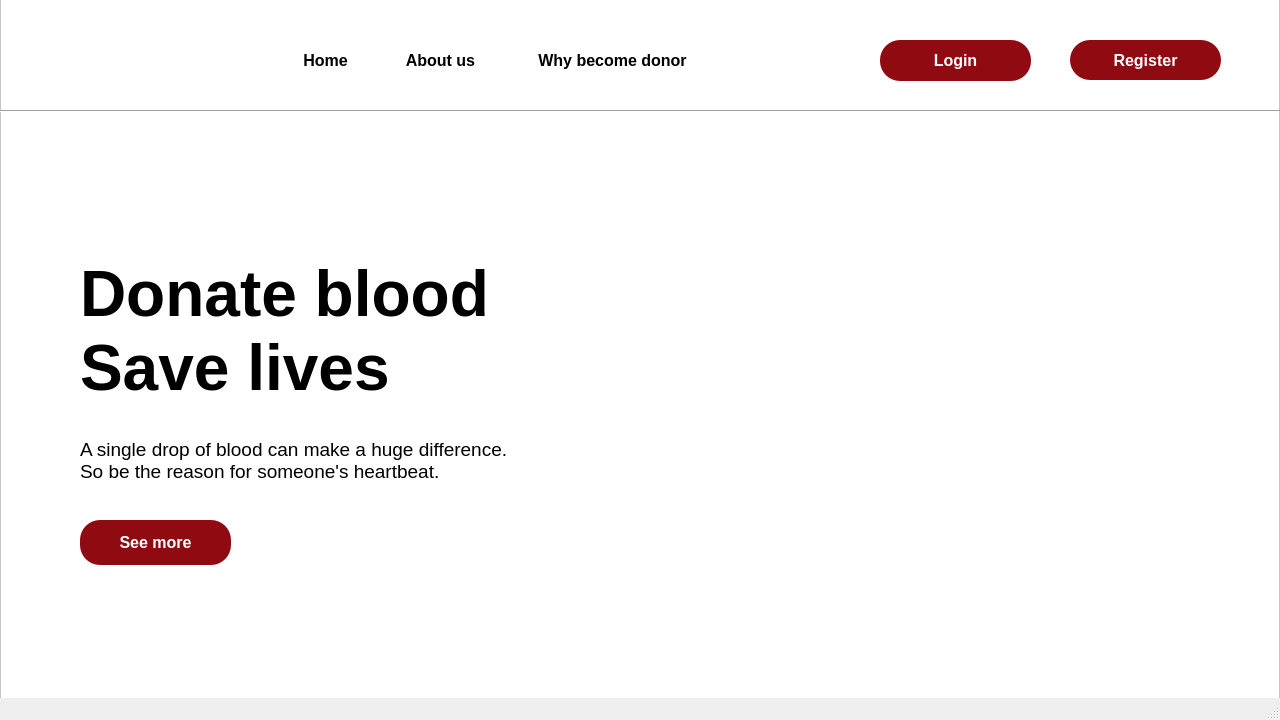
<?xml version="1.0" encoding="UTF-8"?>
<ui version="4.0">
 <class>MainWindow</class>
 <widget class="QMainWindow" name="MainWindow">
  <property name="geometry">
   <rect>
    <x>0</x>
    <y>0</y>
    <width>1280</width>
    <height>720</height>
   </rect>
  </property>
  <property name="minimumSize">
   <size>
    <width>1280</width>
    <height>720</height>
   </size>
  </property>
  <property name="font">
   <font>
    <pointsize>16</pointsize>
   </font>
  </property>
  <property name="windowTitle">
   <string>MainWindow</string>
  </property>
  <property name="styleSheet">
   <string notr="true">#
{
background-color:rgb(255, 255, 255);
}</string>
  </property>
  <widget class="QWidget" name="centralwidget">
   <widget class="QFrame" name="frame">
    <property name="geometry">
     <rect>
      <x>0</x>
      <y>-20</y>
      <width>1280</width>
      <height>720</height>
     </rect>
    </property>
    <property name="styleSheet">
     <string notr="true">#frame
{
background-color:rgb(255, 255, 255)
}</string>
    </property>
    <property name="frameShape">
     <enum>QFrame::StyledPanel</enum>
    </property>
    <property name="frameShadow">
     <enum>QFrame::Raised</enum>
    </property>
    <widget class="QPushButton" name="signin_3">
     <property name="geometry">
      <rect>
       <x>1070</x>
       <y>60</y>
       <width>151</width>
       <height>40</height>
      </rect>
     </property>
     <property name="font">
      <font>
       <pointsize>12</pointsize>
       <bold>true</bold>
      </font>
     </property>
     <property name="cursor">
      <cursorShape>PointingHandCursor</cursorShape>
     </property>
     <property name="styleSheet">
      <string notr="true">
*
{
 background-color:rgb(144,10,18);
border-radius:20px;
color:white;
}
#signin_3:hover
{
background-color:white;
	color: rgb(144, 10, 18);
}
</string>
     </property>
     <property name="text">
      <string>Register</string>
     </property>
    </widget>
    <widget class="QPushButton" name="login">
     <property name="geometry">
      <rect>
       <x>880</x>
       <y>60</y>
       <width>151</width>
       <height>41</height>
      </rect>
     </property>
     <property name="font">
      <font>
       <pointsize>12</pointsize>
       <bold>true</bold>
      </font>
     </property>
     <property name="cursor">
      <cursorShape>PointingHandCursor</cursorShape>
     </property>
     <property name="styleSheet">
      <string notr="true">#login
{
 background-color:rgb(144,10,18);
border-radius:20px;
color:white;
}
#login:hover
{
background-color:white;
	color: rgb(144, 10, 18);
}
</string>
     </property>
     <property name="text">
      <string>Login</string>
     </property>
    </widget>
    <widget class="QLabel" name="label_4">
     <property name="geometry">
      <rect>
       <x>80</x>
       <y>225</y>
       <width>791</width>
       <height>251</height>
      </rect>
     </property>
     <property name="font">
      <font>
       <pointsize>48</pointsize>
       <bold>true</bold>
      </font>
     </property>
     <property name="text">
      <string>Donate blood
Save lives</string>
     </property>
    </widget>
    <widget class="QLabel" name="label">
     <property name="geometry">
      <rect>
       <x>580</x>
       <y>150</y>
       <width>665</width>
       <height>495</height>
      </rect>
     </property>
     <property name="styleSheet">
      <string notr="true">background-image: url(:/img/Images/blood_main.png);</string>
     </property>
     <property name="text">
      <string/>
     </property>
    </widget>
    <widget class="Line" name="line">
     <property name="geometry">
      <rect>
       <x>0</x>
       <y>130</y>
       <width>1280</width>
       <height>3</height>
      </rect>
     </property>
     <property name="orientation">
      <enum>Qt::Horizontal</enum>
     </property>
    </widget>
    <widget class="QLabel" name="label_2">
     <property name="geometry">
      <rect>
       <x>80</x>
       <y>430</y>
       <width>581</width>
       <height>101</height>
      </rect>
     </property>
     <property name="font">
      <font>
       <pointsize>14</pointsize>
      </font>
     </property>
     <property name="text">
      <string>A single drop of blood can make a huge difference.
So be the reason for someone's heartbeat.</string>
     </property>
    </widget>
    <widget class="QPushButton" name="see_more">
     <property name="geometry">
      <rect>
       <x>80</x>
       <y>540</y>
       <width>151</width>
       <height>45</height>
      </rect>
     </property>
     <property name="font">
      <font>
       <pointsize>12</pointsize>
       <bold>true</bold>
      </font>
     </property>
     <property name="cursor">
      <cursorShape>PointingHandCursor</cursorShape>
     </property>
     <property name="styleSheet">
      <string notr="true">
#see_more
{
 background-color:rgb(144,10,18);
border-radius:20px;
color:white;
}
#see_more:hover
{
background-color:white;
	color: rgb(144, 10, 18);
}
</string>
     </property>
     <property name="text">
      <string>See more</string>
     </property>
    </widget>
    <widget class="QPushButton" name="home">
     <property name="geometry">
      <rect>
       <x>290</x>
       <y>60</y>
       <width>71</width>
       <height>41</height>
      </rect>
     </property>
     <property name="font">
      <font>
       <pointsize>12</pointsize>
       <bold>true</bold>
      </font>
     </property>
     <property name="cursor">
      <cursorShape>PointingHandCursor</cursorShape>
     </property>
     <property name="styleSheet">
      <string notr="true">#home
{
border-radius:0.5px;
background-color: rgb(255, 255, 255);
}

#home::hover
{
   border-bottom:3px solid rgb(144, 10, 18);
	color: rgb(144, 10, 18);
}</string>
     </property>
     <property name="text">
      <string>Home</string>
     </property>
    </widget>
    <widget class="QPushButton" name="about">
     <property name="geometry">
      <rect>
       <x>390</x>
       <y>60</y>
       <width>101</width>
       <height>41</height>
      </rect>
     </property>
     <property name="font">
      <font>
       <pointsize>12</pointsize>
       <bold>true</bold>
      </font>
     </property>
     <property name="cursor">
      <cursorShape>PointingHandCursor</cursorShape>
     </property>
     <property name="styleSheet">
      <string notr="true">#about

{
 background-color:#rgb(255, 255, 255);
border-radius:0.5px;
}
#about::hover
{
   border-bottom:3px solid rgb(144, 10, 18);
	color: rgb(144, 10, 18);

}</string>
     </property>
     <property name="text">
      <string>About us</string>
     </property>
    </widget>
    <widget class="QPushButton" name="why">
     <property name="geometry">
      <rect>
       <x>512</x>
       <y>60</y>
       <width>201</width>
       <height>41</height>
      </rect>
     </property>
     <property name="font">
      <font>
       <pointsize>12</pointsize>
       <bold>true</bold>
      </font>
     </property>
     <property name="cursor">
      <cursorShape>PointingHandCursor</cursorShape>
     </property>
     <property name="styleSheet">
      <string notr="true">#why
{
 background-color:#rgb(255, 255, 255);
border-radius:0.5px;
}
#why::hover
{
   border-bottom:3px solid rgb(144, 10, 18);
	color: rgb(144, 10, 18);
}</string>
     </property>
     <property name="text">
      <string>Why become donor</string>
     </property>
    </widget>
    <widget class="QLabel" name="label_3">
     <property name="geometry">
      <rect>
       <x>40</x>
       <y>30</y>
       <width>81</width>
       <height>91</height>
      </rect>
     </property>
     <property name="styleSheet">
      <string notr="true">border-image: url(:/img/Images/logo1.png);</string>
     </property>
     <property name="text">
      <string/>
     </property>
    </widget>
   </widget>
  </widget>
  <widget class="QMenuBar" name="menubar">
   <property name="geometry">
    <rect>
     <x>0</x>
     <y>0</y>
     <width>1280</width>
     <height>25</height>
    </rect>
   </property>
  </widget>
  <widget class="QStatusBar" name="statusbar"/>
 </widget>
 <resources/>
 <connections/>
</ui>
